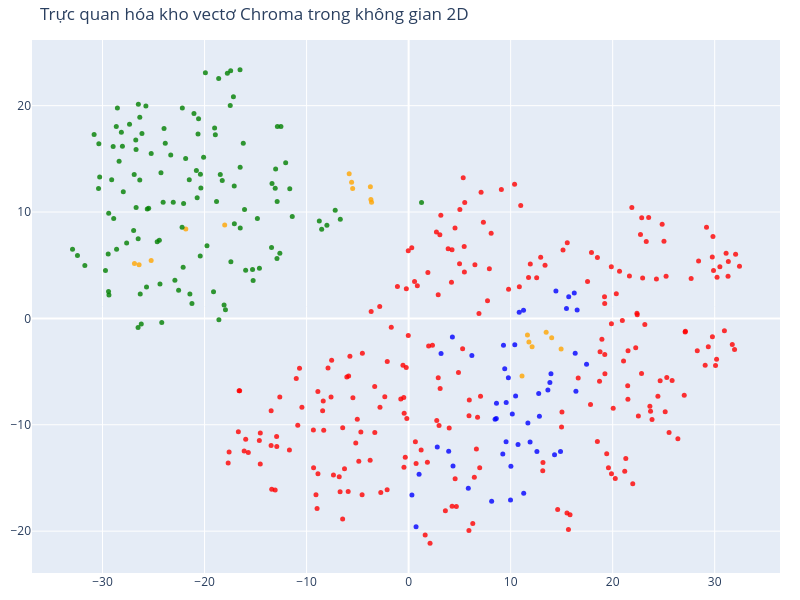

Notebook code for this chart:
### Code cell
# Con người chúng ta thấy việc trực quan hóa mọi thứ trong không gian 2D dễ hơn!
# Giảm số chiều của các vectơ xuống 2D bằng t-SNE
# (phép nhúng láng giềng ngẫu nhiên phân phối t)

tsne = TSNE(n_components=2, random_state=42)  # Khởi tạo t-SNE để giảm số chiều của vectơ.
reduced_vectors = tsne.fit_transform(vectors)  # Giảm các vectơ xuống số chiều cần trực quan hóa.

# Tạo biểu đồ phân tán 2D
fig = go.Figure(data=[go.Scatter(  # Tạo đối tượng biểu đồ Plotly.
    x=reduced_vectors[:, 0],  # Gán dữ liệu tọa độ cho trục x của biểu đồ.
    y=reduced_vectors[:, 1],  # Gán dữ liệu tọa độ cho trục y của biểu đồ.
    mode='markers',  # Chọn chế độ hiển thị bằng các điểm đánh dấu.
    marker=dict(size=5, color=colors, opacity=0.8),  # Cấu hình kích thước, màu và độ trong suốt của các điểm.
    text=[f"Loại: {t}<br>Văn bản: {d[:100]}..." for t, d in zip(doc_types, documents)],  # Tạo nội dung mô tả hiển thị khi rê chuột qua từng điểm.
    hoverinfo='text'  # Yêu cầu Plotly dùng phần văn bản làm thông tin khi rê chuột.
)])  # Đóng cấu trúc dữ liệu hoặc lời gọi hàm nhiều dòng.

fig.update_layout(title='Trực quan hóa kho vectơ Chroma trong không gian 2D',  # Cấu hình tiêu đề, trục, kích thước và lề của biểu đồ.
    scene=dict(xaxis_title='x',yaxis_title='y'),  # Đặt nhãn cho các trục trong vùng biểu đồ.
    width=800,  # Đặt chiều rộng của biểu đồ theo pixel.
    height=600,  # Đặt chiều cao của biểu đồ theo pixel.
    margin=dict(r=20, b=10, l=10, t=40)  # Đặt khoảng lề xung quanh biểu đồ.
)  # Đóng cấu trúc dữ liệu hoặc lời gọi hàm nhiều dòng.

fig.show()  # Hiển thị biểu đồ Plotly trong notebook.

### Figure 1 — Plotly figure (JSON) as saved in the notebook; plotly's stock layout.template omitted (floating-point values rounded to 4 significant figures; data arrays with more than 128 entries replaced by an {"elided": "..."} marker saying what was removed)
{"data": [{"hoverinfo": "text", "marker": {"color": {"elided": "413 str values"}, "opacity": 0.8, "size": 5}, "mode": "markers", "text": {"elided": "413 str values"}, "type": "scatter", "x": {"elided": "413 float values"}, "y": {"elided": "413 float values"}}], "layout": {"height": 600, "margin": {"b": 10, "l": 10, "r": 20, "t": 40}, "scene": {"xaxis": {"title": {"text": "x"}}, "yaxis": {"title": {"text": "y"}}}, "title": {"text": "Trực quan hóa kho vectơ Chroma trong không gian 2D"}, "width": 800}}
